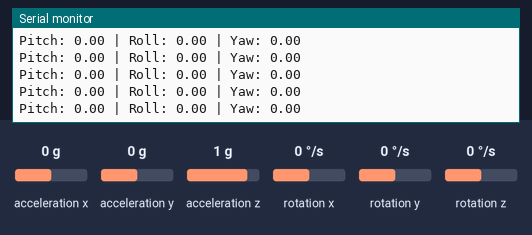
Simulated run of this sketch. Board: Arduino Uno, built for the host (arithmetic inside an expression is 32-bit, double 64-bit). Parts: the last lines printed to the serial monitor. The inputs (shaded band) are chosen by the test bench; at power-on: acceleration x 0 g, acceleration y 0 g, acceleration z 1 g, rotation x 0 °/s, rotation y 0 °/s, rotation z 0 °/s. EEPROM starts erased.

Above: at 11.8 s.
11.9 s: acceleration x set to -1.4 g
At 12.8 s:
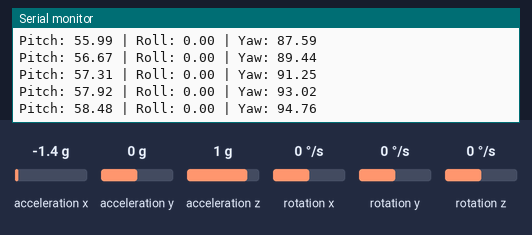
13.4 s: acceleration y set to -1.4 g
At 14.2 s:
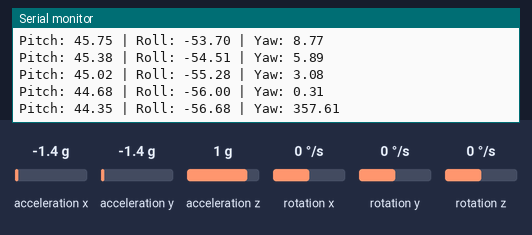
14.9 s: acceleration z set to -1.4 g
At 15.8 s:
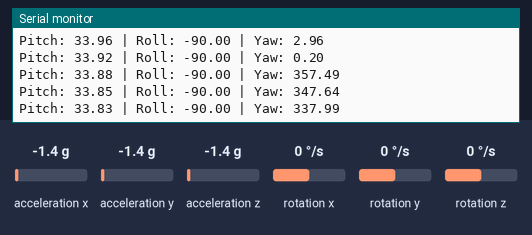
16.4 s: rotation x set to -192 °/s
At 17.1 s:
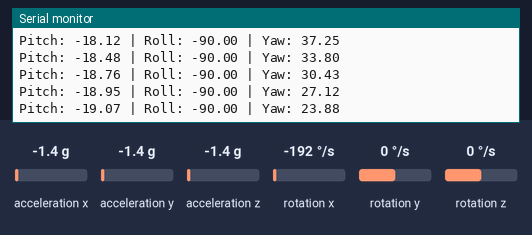
17.9 s: rotation y set to 192 °/s
At 19.0 s:
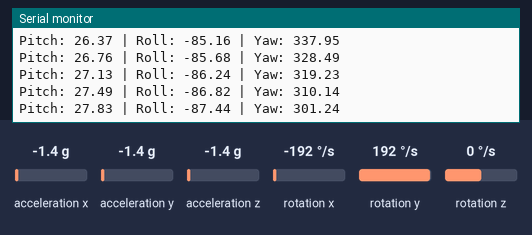
Timing chart, 0 to 20.4 s (numbered marks = the images above; inputs shaded):
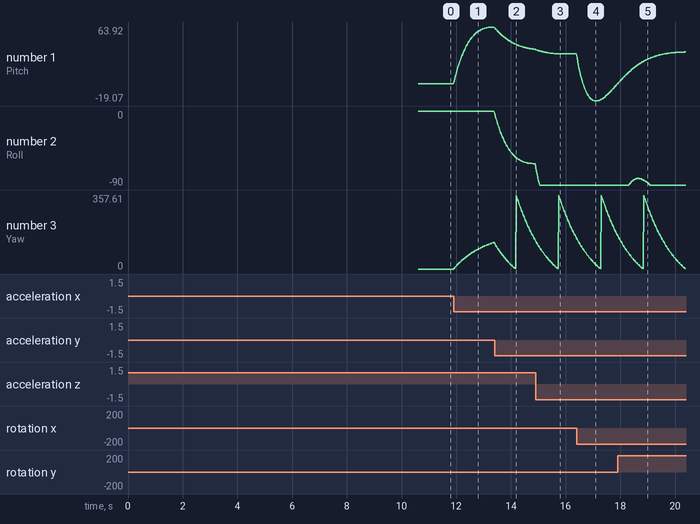

The sketch:

single_imu_calib_without_server.ino
```cpp
#include <Wire.h>
#include <MPU6050.h>
#include <EEPROM.h>

MPU6050 mpu;

// Raw sensor data
int16_t gx, gy, gz;
int16_t ax, ay, az;

// Gyro offsets
float gyroX_offset, gyroY_offset, gyroZ_offset;

// Kalman Filter Variables
float kalmanPitch = 0, kalmanRoll = 0;
float biasPitch = 0, biasRoll = 0;
float P[2][2] = {{1, 0}, {0, 1}}; // Kalman covariance matrix
float Q_angle = 0.001, Q_bias = 0.003, R_measure = 0.03;

// Complementary Filter Weight
const float alpha = 0.98;

// Yaw angle (complementary filter)
float yaw = 0;

void calibrateGyro() {
  const int samples = 2000;
  long gx_sum = 0, gy_sum = 0, gz_sum = 0;

  for (int i = 0; i < samples; i++) {
    mpu.getRotation(&gx, &gy, &gz);
    gx_sum += gx;
    gy_sum += gy;
    gz_sum += gz;
    delay(2);
  }

  gyroX_offset = gx_sum / samples;
  gyroY_offset = gy_sum / samples;
  gyroZ_offset = gz_sum / samples;

  EEPROM.put(0, gyroX_offset);
  EEPROM.put(4, gyroY_offset);
  EEPROM.put(8, gyroZ_offset);
  EEPROM.commit();
}

float kalmanFilter(float measured, float rate, float dt, float &state, float &bias) {
  // Predict step
  state += dt * (rate - bias);
  P[0][0] += dt * (dt * P[1][1] - P[0][1] - P[1][0] + Q_angle);
  P[0][1] -= dt * P[1][1];
  P[1][0] -= dt * P[1][1];
  P[1][1] += Q_bias * dt;

  // Update step
  float S = P[0][0] + R_measure;
  float K[2] = { P[0][0] / S, P[1][0] / S };
  float y = measured - state;
  state += K[0] * y;
  bias += K[1] * y;

  P[0][0] -= K[0] * P[0][0];
  P[0][1] -= K[0] * P[0][1];
  P[1][0] -= K[1] * P[0][0];
  P[1][1] -= K[1] * P[0][1];

  return state;
}

void setup() {
  Serial.begin(115200);
  Wire.begin();
  EEPROM.begin(512);

  mpu.initialize();
  if (!mpu.testConnection()) {
    Serial.println("MPU6050 connection failed!");
    while (1);
  }

  Serial.println("Calibrating Gyroscope...");
  delay(3000);
  calibrateGyro();
  Serial.println("Calibration complete");
}

void loop() {
  static unsigned long lastTime = millis();
  unsigned long currentTime = millis();
  float dt = (currentTime - lastTime) / 1000.0;
  lastTime = currentTime;
  if (dt <= 0) dt = 0.01;

  // Read IMU data
  mpu.getMotion6(&ax, &ay, &az, &gx, &gy, &gz);

  // Remove gyro offsets
  float gyroX_deg = (gx - gyroX_offset) / 131.0;
  float gyroY_deg = (gy - gyroY_offset) / 131.0;
  float gyroZ_deg = (gz - gyroZ_offset) / 131.0;

  // Compute pitch & roll from accelerometer
  float accPitch = atan2(-ax, sqrt((float)ay * ay + (float)az * az)) * 180.0 / PI;
  float accRoll = atan2(ay, az) * 180.0 / PI;

  // Kalman Filter for Pitch & Roll
  float filteredPitch = kalmanFilter(accPitch, gyroX_deg, dt, kalmanPitch, biasPitch);
  float filteredRoll = kalmanFilter(accRoll, gyroY_deg, dt, kalmanRoll, biasRoll);

  // Complementary filter for Yaw (reduces drift)
  yaw = alpha * (yaw + gyroZ_deg * dt) + (1 - alpha) * atan2(ay, ax) * 180.0 / PI;
  if (yaw > 360) yaw -= 360;
  if (yaw < 0) yaw += 360;

  // Constrain angles
  filteredPitch = constrain(filteredPitch, -90, 90);
  filteredRoll = constrain(filteredRoll, -90, 90);

  // Output data
  Serial.print("Pitch: "); Serial.print(filteredPitch);
  Serial.print(" | Roll: "); Serial.print(filteredRoll);
  Serial.print(" | Yaw: "); Serial.println(yaw);

  delay(20);
}
```

Measured:
- after the input at 11.9 s, the serial monitor: prints a new line at once (image 1)
- plotted number 1: 0 → 63.91 after the input at 11.9 s
- plotted number 3: 0 → 128.56 after the input at 11.9 s
